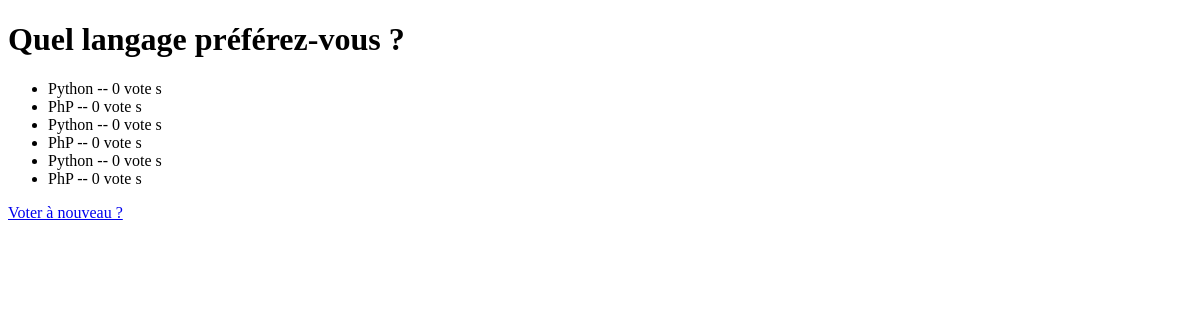
Before: /sondage/1/results/ with the older database file.
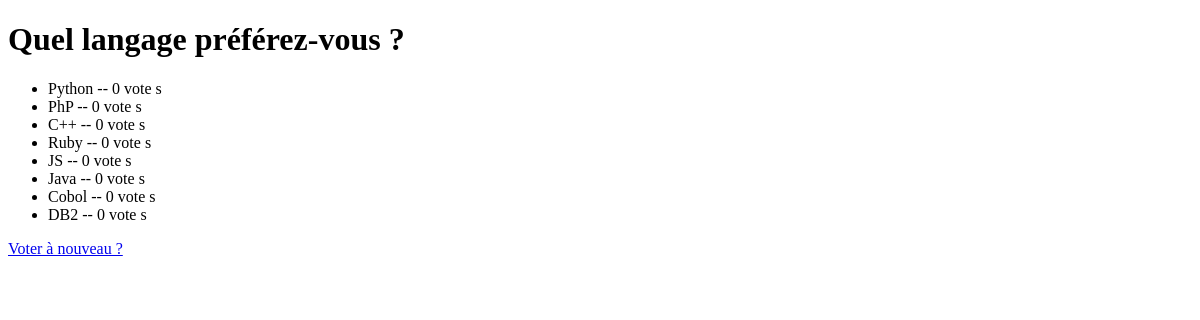
After: the same page with the newer database file.
### sondage/models.py (models this page shows, shortened)
class Question(models.Model):
    question_text = models.CharField(max_length=200)
    pub_date = models.DateTimeField('Date de publication')

class Choice(models.Model):
    question = models.ForeignKey(Question, on_delete=models.CASCADE)
    choice_text = models.CharField(max_length=200)
    votes = models.IntegerField(default=0)

### sondage/views.py (the view)
# urls.py: path('<int:question_id>/results/', views.results, name='results'),
def results(request, question_id):
    question = get_object_or_404(Question, pk=question_id)
    return render(request, 'sondage/results.html', {'question':question})

### sondage/templates/sondage/results.html (shortened to what this page needs)
<!DOCTYPE html>
<html lang="en">
<head>
</head>
<body>
    <h1>{{ question.question_text }}</h1>
    <ul>
    {% for choice in question.choice_set.all %}
        <li>{{ choice.choice_text }} -- {{ choice.votes }} vote {{ choice.votes|pluralize }}</li>
    {% endfor %}
    </ul>
    <a href="{% url 'sondage:detail' question.id %}">Voter à nouveau ?</a>
</body>
</html>

Changed rows visible on the page:
removed Choice: choice_text "Python", votes "0"
removed Choice: choice_text "PhP", votes "0"
removed Choice: choice_text "Python", votes "0"
removed Choice: choice_text "PhP", votes "0"
added Choice: choice_text "C++", votes "0"
added Choice: choice_text "Ruby", votes "0"
added Choice: choice_text "JS", votes "0"
added Choice: choice_text "Java", votes "0"
added Choice: choice_text "Cobol", votes "0"
added Choice: choice_text "DB2", votes "0"
